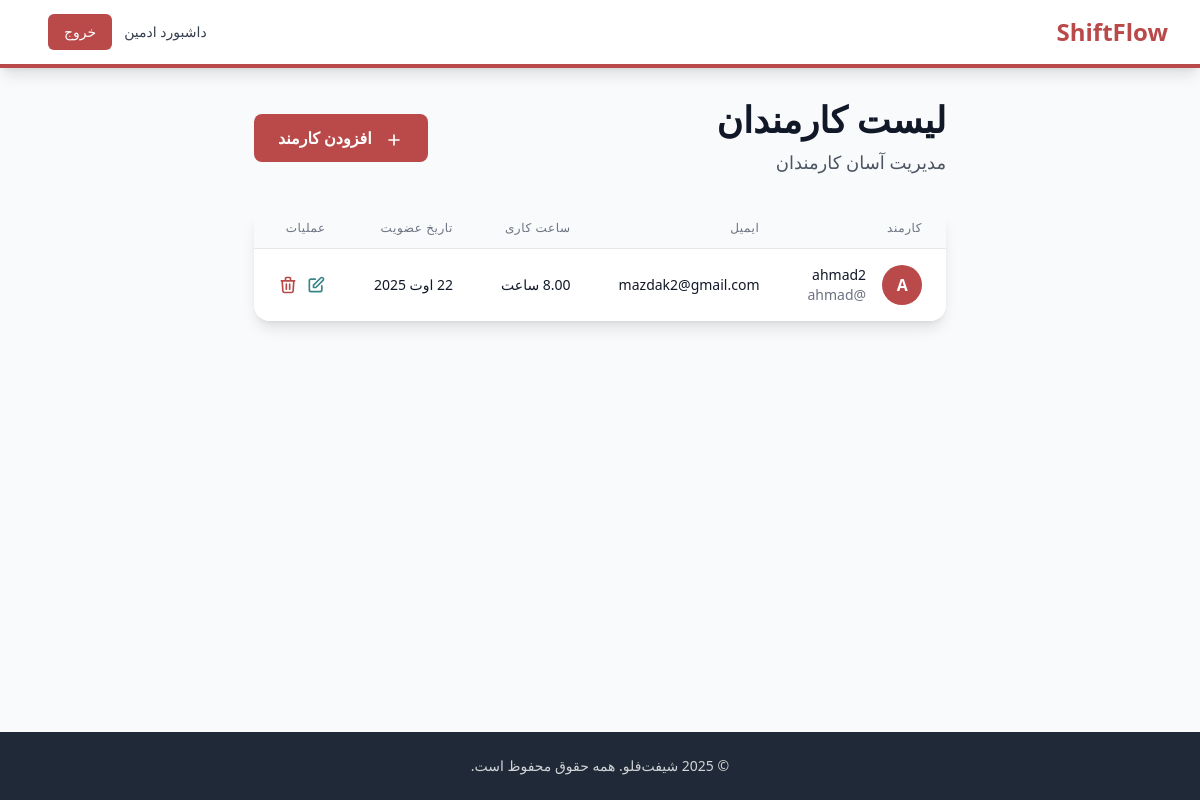
The app's page /admin-dashboard/employees/ (signed in), older data.
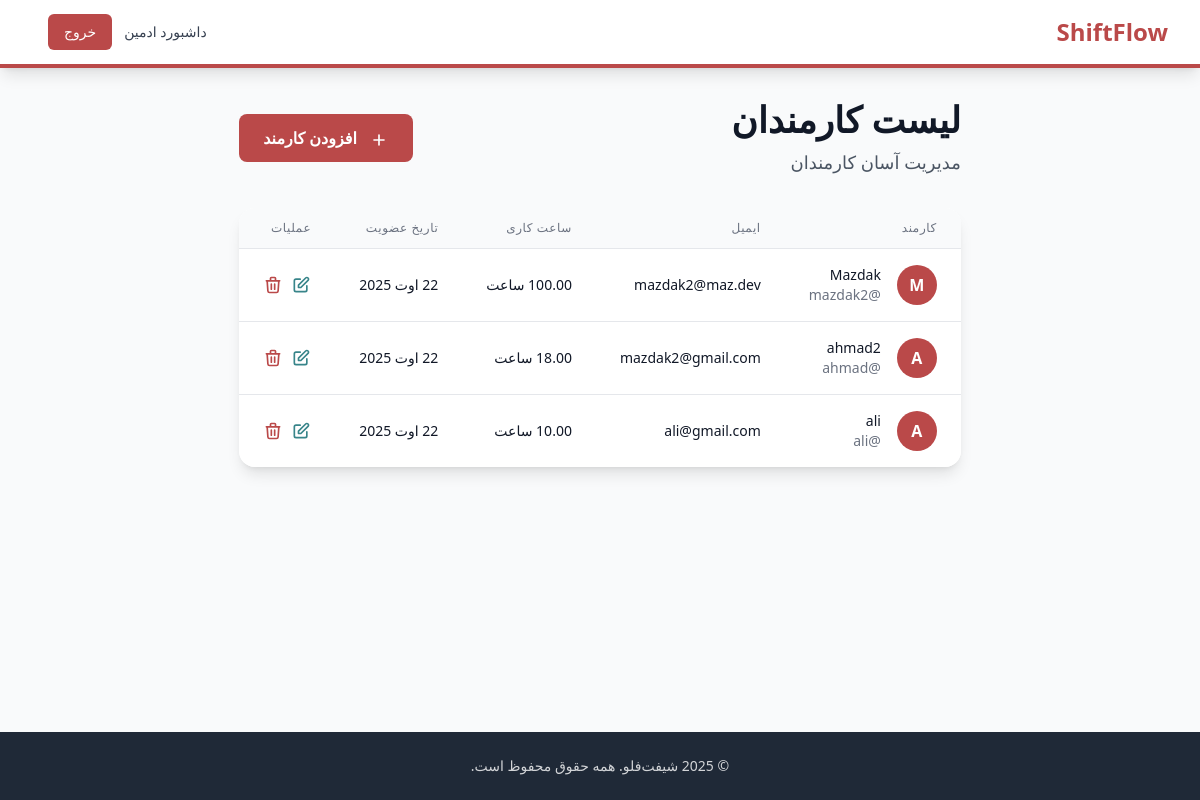
The same page, newer data.
### core/models.py (models this page shows, shortened)
class Employee(models.Model):
    user = models.OneToOneField(User, on_delete=models.CASCADE, related_name='employee_profile')
    name = models.CharField(max_length=100)
    email = models.EmailField(unique=True)
    working_hours = models.DecimalField(
        max_digits=5,
        decimal_places=2,
        default=0.00,
        validators=[MinValueValidator(0.00)]
    )
    created_at = models.DateTimeField(auto_now_add=True)
    updated_at = models.DateTimeField(auto_now=True)
    class Meta:
        ordering = ['name']

### admin_dashboard/views.py (the view)
# urls.py: path('employees/', views.EmployeeListView.as_view(), name='employee_list'),
class EmployeeListView(LoginRequiredMixin, UserPassesTestMixin, ListView):
    model = Employee
    template_name = 'admin_dashboard/employee_list.html'
    context_object_name = 'employees'
    paginate_by = 10
    def test_func(self):
        return self.request.user.is_staff

### templates/admin_dashboard/employee_list.html (shortened to what the changed rows need)
{% extends "base.html" %}
{% block content %}
<div class="max-w-7xl mx-auto">
  <div class="flex items-center justify-between mb-8">
    <div>
      <h1 class="text-4xl font-bold text-gray-900 mb-2">لیست کارمندان</h1>
    </div>
  </div>
  <div class="bg-white rounded-2xl shadow-lg overflow-hidden">
    {% if employees %}
    <div class="overflow-x-auto">
      <table class="min-w-full divide-y divide-gray-200">
        <thead class="bg-gray-50">
          <tr>
            <th class="px-6 py-3 text-right text-xs font-medium text-gray-500 uppercase tracking-wider">کارمند</th>
            <th class="px-6 py-3 text-right text-xs font-medium text-gray-500 uppercase tracking-wider">ایمیل</th>
            <th class="px-6 py-3 text-right text-xs font-medium text-gray-500 uppercase tracking-wider">ساعت کاری</th>
            <th class="px-6 py-3 text-right text-xs font-medium text-gray-500 uppercase tracking-wider">تاریخ عضویت</th>
            <th class="px-6 py-3 text-right text-xs font-medium text-gray-500 uppercase tracking-wider">عملیات</th>
          </tr>
        </thead>
        <tbody class="bg-white divide-y divide-gray-200">
          {% for employee in employees %}
          <tr class="hover:bg-gray-50">
            <td class="px-6 py-4 whitespace-nowrap">
              <div class="flex items-center">
                <div class="bg-pomodoro-red rounded-full w-10 h-10 flex items-center justify-center text-white font-semibold">
                  {{ employee.name|first|upper }}
                </div>
                <div class="mr-4 text-right">
                  <div class="text-sm font-medium text-gray-900">{{ employee.name }}</div>
                  <div class="text-sm text-gray-500">@{{ employee.user.username }}</div>
                </div>
              </div>
            </td>
            <td class="px-6 py-4 whitespace-nowrap text-right">
              <div class="text-sm text-gray-900">{{ employee.email }}</div>
            </td>
            <td class="px-6 py-4 whitespace-nowrap text-right">
              <div class="text-sm text-gray-900">{{ employee.working_hours }} ساعت</div>
            </td>
            <td class="px-6 py-4 whitespace-nowrap text-right">
              <div class="text-sm text-gray-900">{{ employee.created_at|date:"j F Y" }}</div>
            </td>
            <td class="px-6 py-4 whitespace-nowrap text-sm font-medium text-right">
              <div class="flex space-x-2 space-x-reverse">
                <a href="{% url 'admin_dashboard:employee_update' employee.pk %}" class="text-pomodoro-blue hover:text-blue-700">
                  <svg class="w-5 h-5" fill="none" stroke="currentColor" viewBox="0 0 24 24">
                    <path stroke-linecap="round" stroke-linejoin="round" stroke-width="2"
                      d="M11 5H6a2 2 0 00-2 2v11a2 2 0 002 2h11a2 2 0 002-2v-5m-1.414-9.414a2 2 0 112.828 2.828L11.828 15H9v-2.828l8.586-8.586z"></path>
                  </svg>
                </a>
                <a href="{% url 'admin_dashboard:employee_delete' employee.pk %}" class="text-pomodoro-red hover:text-red-700" onclick="return confirm('آیا از حذف این کارمند مطمئن هستید؟')">
                  <svg class="w-5 h-5" fill="none" stroke="currentColor" viewBox="0 0 24 24">
                    <path stroke-linecap="round" stroke-linejoin="round" stroke-width="2"
                      d="M19 7l-.867 12.142A2 2 0 0116.138 21H7.862a2 2 0 01-1.995-1.858L5 7m5 4v6m4-6v6m1-10V4a1 1 0 00-1-1h-4a1 1 0 00-1 1v3M4 7h16"></path>
                  </svg>
                </a>
              </div>
            </td>
          </tr>
          {% endfor %}
        </tbody>
      </table>
    </div>
    {% endif %}
  </div>
</div>
{% endblock %}

Row changes from the older to the newer data that the page shows:
added Employee: name|first "M", name "Mazdak", user.username "mazdak2", email "mazdak2@maz.dev", created_at "22 اوت 2025"
added Employee: name|first "A", name "ali", user.username "ali", email "ali@gmail.com", created_at "22 اوت 2025"
